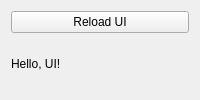
<?xml version="1.0" encoding="UTF-8"?>
<ui version="4.0">
 <class>MainWindow</class>
 <widget class="QWidget" name="MainWindow">
  <layout class="QVBoxLayout" name="verticalLayout">
   <item>
    <widget class="QPushButton" name="reloadButton">
     <property name="text">
      <string>Reload UI</string>
     </property>
    </widget>
   </item>
   <item>
    <widget class="QLabel" name="label">
     <property name="text">
      <string>Hello, UI!</string>
     </property>
    </widget>
   </item>
  </layout>
 </widget>
</ui>
